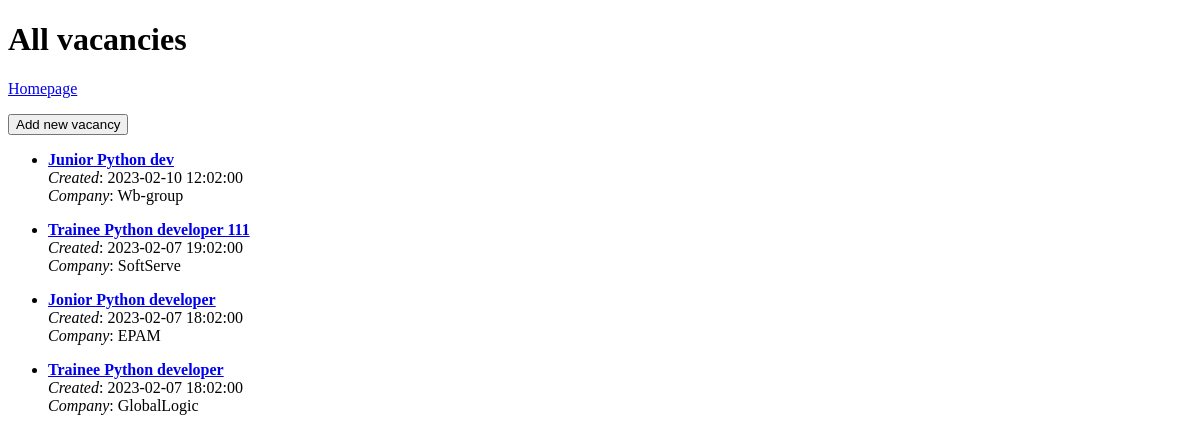
Before: /vacancies with the older database file.
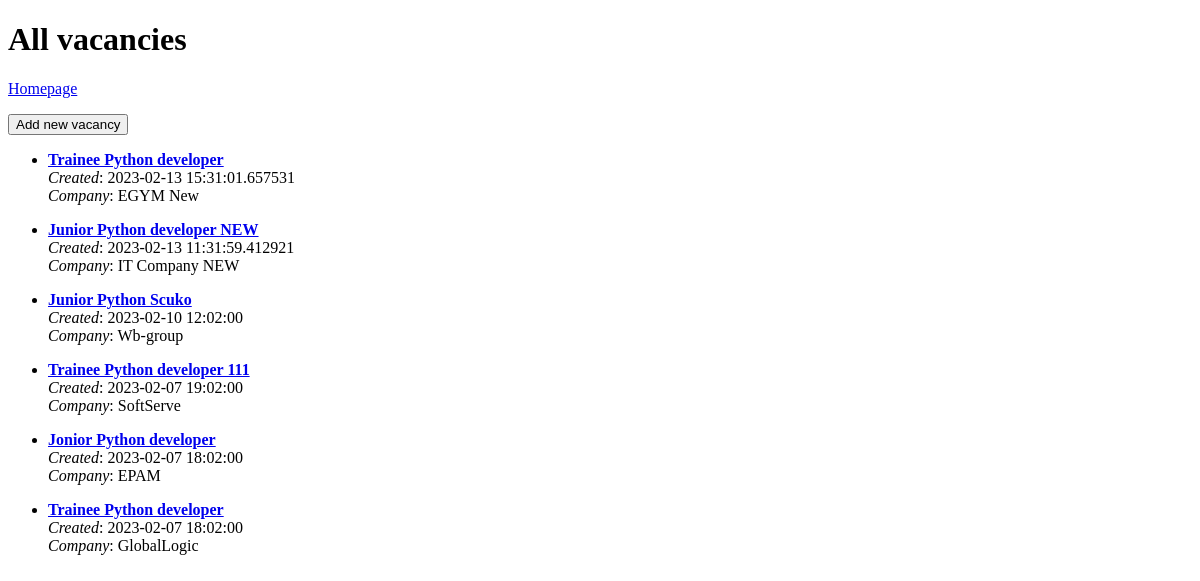
After: the same page with the newer database file.
### models.py (models this page shows, shortened)
class Vacancy(Base):
    __tablename__ = 'vacancy'
    id = Column(Integer, primary_key=True, autoincrement=True)
    creation_date = Column(DateTime, default=datetime.utcnow())
    user_id = Column(Integer, ForeignKey('user.id'), nullable=False)
    position_name = Column(String(120), nullable=False)
    company = Column(String(120), nullable=False)
    contacts_ids = Column(String(120), nullable=True)
    description = Column(Text, nullable=False)
    url = Column(String(150), nullable=True)
    comment = Column(Text, nullable=True)
    status = Column(Integer, nullable=False)

### app.py (the view, shortened to what this page needs)
@app.route('/vacancies', methods=['GET', 'POST'])
def vacancies():
    db.init_db()
    all_vacancies = db.db_session.query(Vacancy).order_by(-Vacancy.id).all()
    return render_template('vacancies.html',
                           title='All vacancies',
                           vacancies=all_vacancies)

### templates/vacancies.html (shortened to what this page needs)
{% extends 'base.html' %}
{% block body %}
<h1>{{title}}</h1>
    <p><a href="/">Homepage</a></p>
    <p><button onclick="show_vacancy_form()" id="new_vacancy_button">Add new vacancy</button></p>
    <div>
        {% for vacancy in vacancies %}
            <ul>
                <li><a href="/vacancy/{{ vacancy['id'] }}"><b>{{vacancy['position_name']}}</b></a></li>
                <i>Created</i>: {{vacancy['creation_date']}}<br>
                <i>Company</i>: {{vacancy['company']}}<br>
            </ul>
        {% endfor %}
    </div>
{% endblock %}

Changed rows visible on the page:
added Vacancy: position_name "Trainee Python developer", creation_date "2023-02-13 15:31:01.657531", company "EGYM New"
added Vacancy: position_name "Junior Python developer NEW", creation_date "2023-02-13 11:31:59.412921", company "IT Company NEW"
changed Vacancy "Wb-group": position_name "Junior Python dev" → "Junior Python Scuko"
